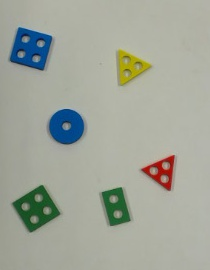
#> input picture test1.jpg, 210 x 270 px
$ jupyter execute 'Getting Started on OpenCV.ipynb'   (shell and % lines are left out)   (Python 2 division)   (older library calls are emulated)
#> lines starting #> are read from the running program, lines starting #| are printed output that depends on the picture; after the words box and inside, x2 and y2 are one past the last pixel; in counts of white or black regions, pixels touching at a corner belong together
# Introduction to OpenCV

This is just a quick and easy introduction to some of the main functions you can use in opencv.
The task is to identify the shapes of the wooden blocks in the peg in hole game. Here, some basic image processing tools will be used:

1. Loading images
2. Filtering by colour
3. Edge Detection
4. Contour Extraction
5. Polygon Approximation
6. Drawing on Images
7. Saving Images

This is by no means the only way to solve the problem (definitely not the best), so you can experiment with your own scripts if you'd like. However, if you are new to opencv and computer vision in general, hopefully this notebook gives you an idea about the tools you might have available if you're trying to extract features or solve some task involving images.

For a more detailed tutorials, go to https://docs.opencv.org/3.1.0/d6/d00/tutorial_py_root.html

# Loading Images
We start off with an image that has already been cropped, for convenience.

Import the necessary libraries.
cv2, matplotlib, numpy, and scipy all need to be installed before running this script

If you are installing opencv from source, look here:
https://docs.opencv.org/trunk/d7/d9f/tutorial_linux_install.html
Otherwise, you can install opencv via conda

[cell 1]
import cv2
from matplotlib import pyplot as plt
import numpy as np
from scipy import linalg
import copy

# Display Matplotlib figures inline

# Load the data.
image = cv2.imread("test1.jpg")
#> image is the input picture: shape (270, 210, 3); mean B, G, R 153.9, 165.6, 161
plt.imshow(image)

# Note that opencv stores image data as BGR data (instead of RGB data)

# Filtering by Colour
We start off with an RGB image which we convert to grayscale (we could use RGB data but in general, gray images are less susceptible to lighting conditions so it is usually good practice to work with gray images)

We could have also started with edge detection immediately, but this usually leads to some extra work in setting edge detection thresholds (More on that later)

So what we do first instead is extract the wooden blocks by filtering.

In this image, the background of the image is white (i.e. high values), so simple filtering by colour does the job pretty well.

[cell 2]
# Convert RGB Image to greyscale
img = copy.copy(image)
gray = cv2.cvtColor(img, cv2.COLOR_RGB2GRAY)
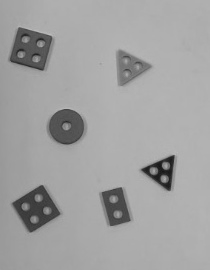
#> gray: shape (270, 210); min 21, max 190, mean 161.5

# Create a zero mask, and filter out the shapes by colour
THRESHOLD = 130
gray_mask = np.zeros_like(gray)
gray_mask[gray<THRESHOLD] = 250

# Some graphs to show that this works and why
gray_flat = gray[np.isfinite(gray)]
black, white = np.min(gray_flat), np.max(gray_flat)
#> black = 21; white = 190

plt.figure('Gray Image and Histogram', figsize=(15, 5))

plt.subplot(1, 3, 1)
plt.imshow(gray)
plt.title('Gray Image')

plt.subplot(1,3,2)
plt.hist(gray_flat, bins=np.linspace(black,white, 20), histtype='step')
plt.xlim(black, white)
plt.title('Gray Histogram')
plt.xlabel('Value')
plt.ylabel('Count')

plt.subplot(1,3,3)
plt.imshow(gray_mask)
plt.show()
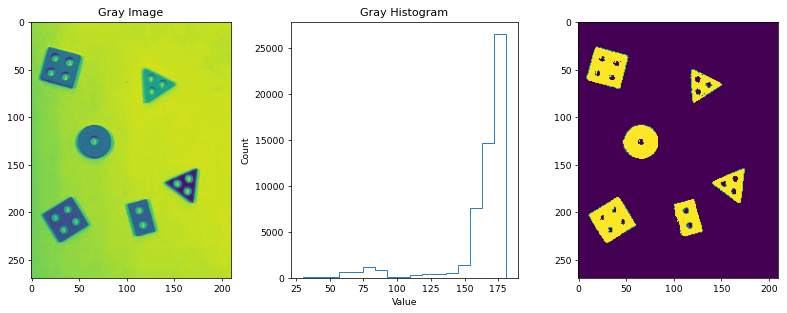
#> figure drawn by matplotlib, 3 panels

# Edge Detection
Now we have an image with clear boundaries for the wooden blocks. The Canny Edge detection algorithm involves finding the gradients of values between pixels, suppressing non-maximum values, then using hysteresis thresholding to extract edges. More info at: https://docs.opencv.org/3.1.0/da/d22/tutorial_py_canny.html

High gradients indicate an edge. Canny requires 2 threshold values (read up on Hysteresis Thresholding to understand). Here, we've used a mask so the thresholds aren't too important, but when dealing with real images, the effect can be very obvious. (For an example, for the cell below, change the cell type to code and run. Then comment out the `MAX_THRESH` value in run again)

To understand how to use Canny, you need to understand how the hysteresis thresholding works, as the `MAX_THRESH` and `MIN_THRESH` values are used to de

Two important things to note goes on here:
1. Blurring, i.e. smoothing. It is an important technique in image processing and acts to reduce noise, or as a Low Pass filter. More info here: https://docs.opencv.org/3.1.0/d4/d13/tutorial_py_filtering.html
2. Dilation + Erosion. Erosion is useful for removing white noise, but requires Dilation to precede it because it shrinks the object. It is particularly useful for joining edges. https://docs.opencv.org/3.1.0/d9/d61/tutorial_py_morphological_ops.html

In this case, because we have used a mask, there is no need for step 2., since the gradients along the edges are high enough; however, in cases where edges are being extracted from the raw images, dilation+erosion is a useful technique for obtaining good contours.

MAX_THRESH = 250 # Comment out as necessary
#MAX_THRESH = 180
MIN_THRESH = 100
BLUR = 3

plt.imshow(gray)
blurred = cv2.GaussianBlur(copy.copy(gray), (BLUR, BLUR), 0)

plt.imshow(blurred)
edged = cv2.Canny(blurred, MIN_THRESH, MAX_THRESH)
plt.figure()
plt.imshow(edged)

[cell 3]
# Define the constants we'll be using below
MAX_THRESH = 200
MIN_THRESH = 60
BLUR = 3
DILATE = 1
ERODE = 1

# Blurring is an important technique in feature extraction.
# In this image ("test1.jpg"), you might notice that a small bit of noise in the yellow triangle was removed

#blurred = cv2.blur(copy.copy(gray_mask), (BLUR,BLUR))
#blurred = cv2.medianBlur(copy.copy(gray_mask), BLUR)
#blurred = cv2.GaussianBlur(copy.copy(gray_mask), (BLUR, BLUR), 0)
blurred = cv2.GaussianBlur(copy.copy(gray_mask), (BLUR, BLUR), 0)
# Perform Canny edge detection

edged = cv2.Canny(blurred, MIN_THRESH, MAX_THRESH)

# Perform a dilation + erosion to close gaps in between object edges
edged_dilated = cv2.dilate(edged, None, iterations=DILATE)
edged_eroded = cv2.erode(edged_dilated, None, iterations=ERODE)

# You can observe the effect of each step below
plt.figure(figsize=[16,4])
plt.subplot(1,4,1)
plt.title("Blurred")
plt.imshow(blurred)
plt.subplot(1,4,2)
plt.title("Edged")
plt.imshow(edged)
plt.subplot(1,4,3)
plt.title("Dilated")
plt.imshow(edged_dilated)
plt.subplot(1,4,4)
plt.title("Eroded")

plt.imshow(edged_eroded)
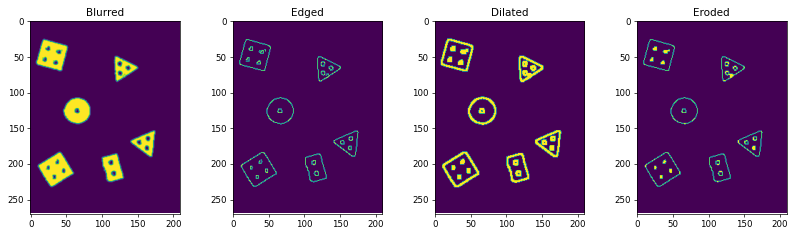
#> figure drawn by matplotlib, 4 panels

# Extracting Contours
Once you've extracted the edges, it is now time to find the contours.

`CNT_MODE = cv2.RETR_EXTERNAL` means that we only find external contours
i.e. we ignore contours formed by the inner circles.

Don't worry too much about what hierarchy is for now, only the `cnts` value matters.

[cell 4]
CNT_MODE = cv2.RETR_EXTERNAL

# Extract the contours
edged_img, cnts, hierarchy = cv2.findContours(edged.copy(), CNT_MODE, cv2.CHAIN_APPROX_SIMPLE)
plt.figure()
plt.title("Contours")
plt.imshow(edged_img)
plt.show()
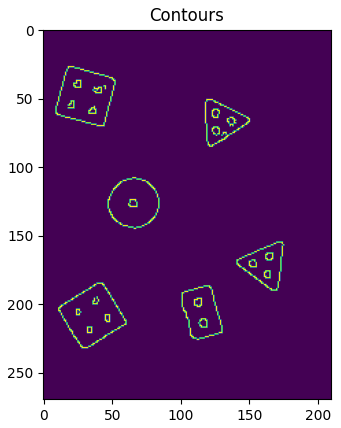
#> figure drawn by matplotlib, 1 panel

The `cnts` variable stores information about the contours. In this case, we should expect 6 contours, which is the case

[cell 5]
len(cnts)

# Polygon Approximation
So now we have our contours. All we need to do is figure out what shapes these contours are. Unfortunately, the contour values we get aren't simplified, so we can't just count the number of points and be done with that. Luckily there's a function in OpenCV that let's us do just that.

More information here:

https://en.wikipedia.org/wiki/Ramer%E2%80%93Douglas%E2%80%93Peucker_algorithm, and

https://docs.opencv.org/2.4/modules/imgproc/doc/structural_analysis_and_shape_descriptors.html#approxpolydp

Since we'll be using it multiple times, create a function for it

[cell 6]
def detect(cnt):
    # Find the perimeter
    peri = cv2.arcLength(cnt, True)

    # Approximate the shape.
    approx = cv2.approxPolyDP(cnt, 0.04 * peri, True)
    return approx

And now, for each contour in `cnts`, we:
1. Filter out impossible contours based on size and perimeter
2. Find the shape centre
3. Determine what shape it is based on the number of approximated polygon points

Note that 1. and 2. aren't necessary for the task at hand, but are still useful to know about for other tasks.

[cell 7]
shape_list = []
for i,c in enumerate(cnts):
    shape_object = {}

    # Ignore shapes that are too small.
    # None of the contours in the test image should be affected by this though
    if cv2.contourArea(c) < 150:
        print "Too small"
        continue

    # Approximate the shape of the contour
    approx = detect(c)

    # Ignore objects that are impossibly big
    peri = cv2.arcLength(c, True)
    if peri>300:
        print "Perimeter too big: ", peri
        continue

    # Find Shape Centre. Note again that the `approx` variable is a numpy array
    # So numpy arrays can be easily used for contour variables
    centre = np.mean(approx, axis=0)
    shape_object['centre']=centre

    # Determine the shape of the object by the number of approx points.
    if len(approx)==3:
        shape='Triangle'

    elif len(approx)==4:
        vect1 = approx[0]-approx[1]
        vect2 = approx[1]-approx[2]
        # Determine the length of the points.
        len_side1 = linalg.norm(vect1)
        len_side2 = linalg.norm(vect2)

        aspect = float(len_side1)/len_side2

        if aspect < 1:
            aspect = 1/aspect
        if aspect>1.3:
            shape = 'Rectangle'
        else:
            shape = 'Square'

    elif len(approx) == 5:
        shape = 'Pentagon'

    else:
        shape = 'Circle'

    shape_object['shape']=shape
    shape_object['approx']=approx
    shape_object['centre']=centre[0][0], centre[0][1]

    shape_list.append(shape_object)

Just to show that the code work, let's plot out our objects on a matplotlib figure

[cell 8]
# Get a copy of our original image
show_img = copy.copy(img)

# For each shape, draw the contours, and put the text indicating the shape of the object
for shape in shape_list:
    cx, cy = shape['centre']
    cv2.drawContours(show_img, [shape['approx']], -1, (0,255,0), 1)
    cv2.putText(show_img, shape['shape'], (int(cx)+15,int(cy)), cv2.FONT_HERSHEY_SIMPLEX, 0.5, (0, 255, 0), 1)
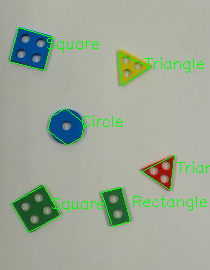
#> show_img: shape (270, 210, 3); 2.48% of pixels changed, all inside (x1, y1, x2, y2) = (9, 27, 210, 233)

plt.figure(figsize=[6,6])
plt.imshow(show_img)

# Saving Images
Finally, let's save our image

[cell 9]
# You can save image data to your workspace using:
cv2.imwrite("test1_labelled.jpg", show_img)
#> Out = True

$ run again, with test2.jpg copied over test1.jpg
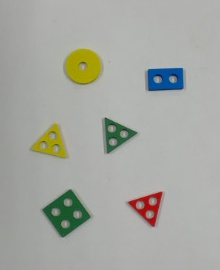
#> input picture test2.jpg, 220 x 270 px
#> image is the input picture: shape (270, 220, 3); mean B, G, R 161.1, 167.6, 165.8
#> black = 23; white = 191
#> `plt.show()`:
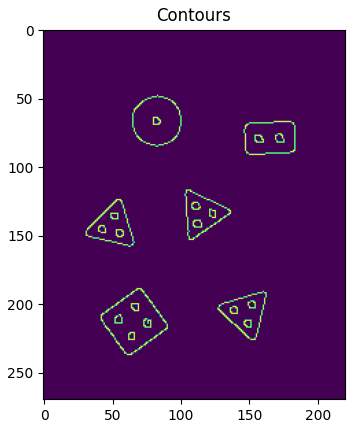
#> figure drawn by matplotlib, 1 panel
#> after the loop `for shape in shape_list:`:
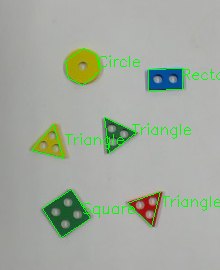
#> show_img: shape (270, 220, 3); 2.24% of pixels changed, all inside (x1, y1, x2, y2) = (31, 48, 220, 238)
#> Out = True

$ run again, with test3.jpg copied over test1.jpg
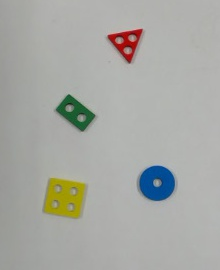
#> input picture test3.jpg, 220 x 270 px
#> image is the input picture: shape (270, 220, 3); mean B, G, R 164, 168.8, 167.4
#> black = 15; white = 186
#> `plt.show()`:
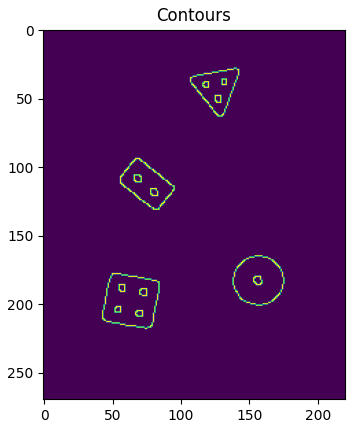
#> figure drawn by matplotlib, 1 panel
#> after the loop `for shape in shape_list:`:
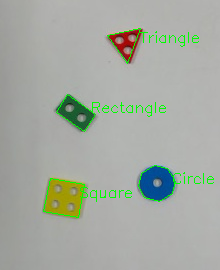
#> show_img: shape (270, 220, 3); 1.65% of pixels changed, all inside (x1, y1, x2, y2) = (43, 28, 214, 218)
#> Out = True

$ run again, with teacup1.jpg copied over test1.jpg
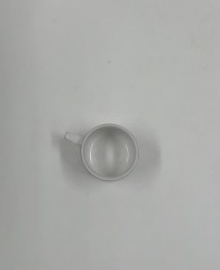
#> input picture teacup1.jpg, 220 x 270 px
#> image is the input picture: shape (270, 220, 3); mean B, G, R 168.3, 170.6, 169.7
#> black = 103; white = 214
#> `plt.show()`:
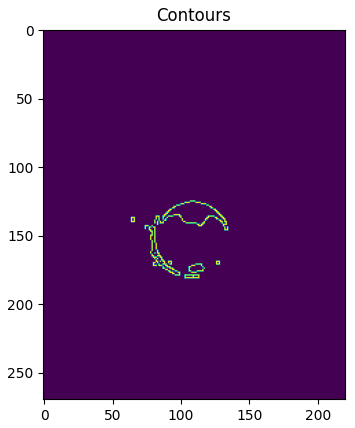
#> figure drawn by matplotlib, 1 panel
#> after the loop `for shape in shape_list:`:
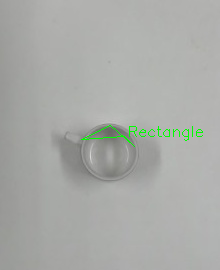
#> show_img: shape (270, 220, 3); 0.48% of pixels changed, all inside (x1, y1, x2, y2) = (81, 125, 203, 147)
#> Out = True
